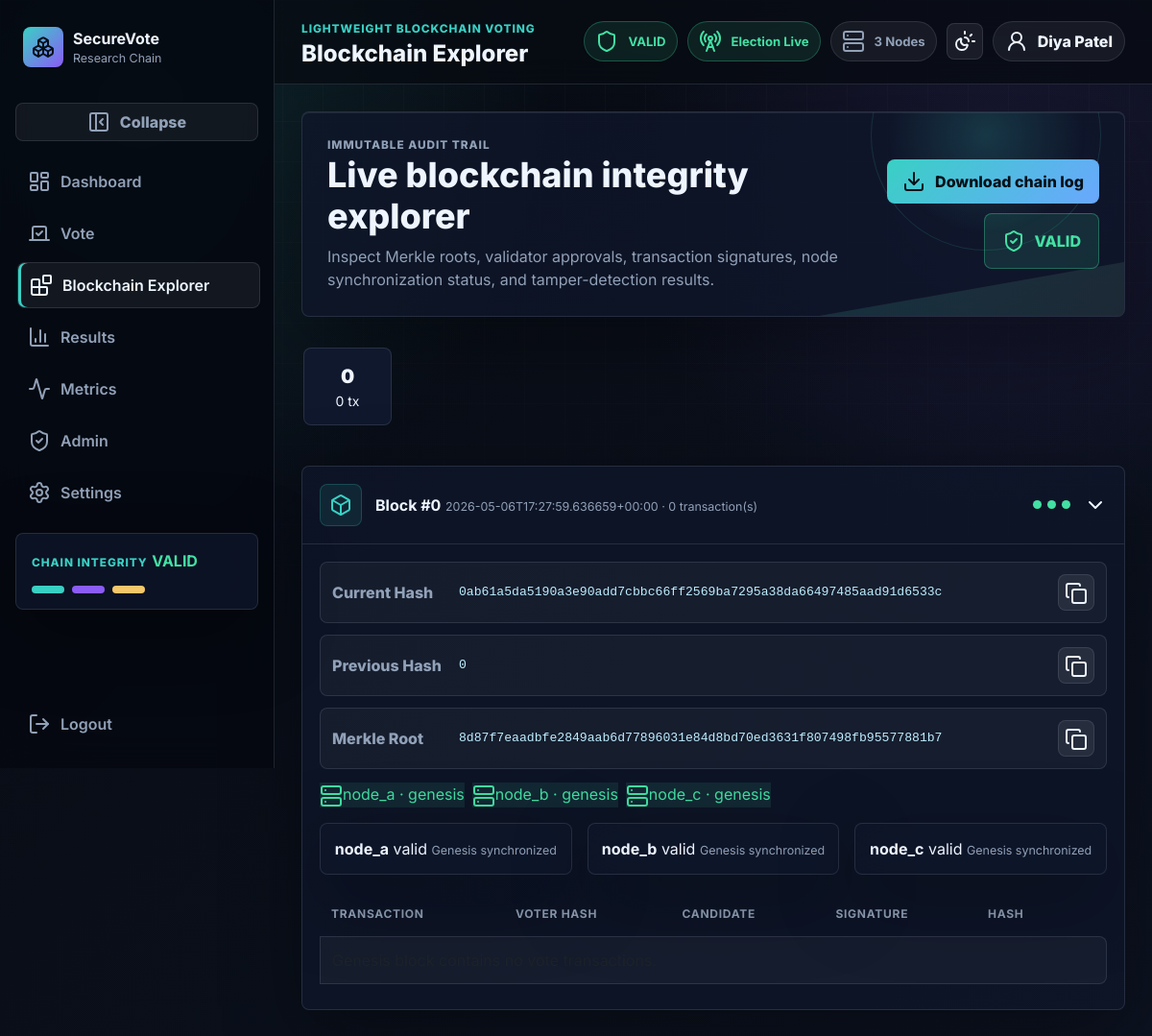
/blockchain (signed in), run on the app's committed database.
### tables this page shows
CREATE TABLE blockchain (
                    id INTEGER PRIMARY KEY AUTOINCREMENT,
                    block_index INTEGER UNIQUE NOT NULL,
                    timestamp TEXT NOT NULL,
                    transactions TEXT NOT NULL,
                    merkle_root TEXT,
                    validator_votes TEXT,
                    node_status TEXT,
                    previous_hash TEXT NOT NULL,
                    nonce INTEGER NOT NULL,
                    current_hash TEXT NOT NULL,
                    creation_time_ms REAL DEFAULT 0,
                    verification_time_ms REAL DEFAULT 0,
                    consensus_time_ms REAL DEFAULT 0
                );

CREATE TABLE node_ledgers (
                    node_name TEXT NOT NULL,
                    block_index INTEGER NOT NULL,
                    block_json TEXT NOT NULL,
                    is_valid INTEGER NOT NULL DEFAULT 1,
                    message TEXT,
                    synced_at TEXT DEFAULT CURRENT_TIMESTAMP,
                    PRIMARY KEY (node_name, block_index)
                );

### app.py (the view)
@app.route("/blockchain")
def blockchain_explorer():
    return render_template("blockchain.html", blocks=voting_chain.get_chain(), health=voting_chain.chain_health())

### app.py (called while the page is built)
@app.context_processor
def inject_shell_context():
    try:
        shell_health = voting_chain.chain_health()
    except Exception:
        shell_health = {"is_valid": False, "status": "CHECK UNAVAILABLE", "nodes": {}, "errors": []}
    return {
        "shell_health": shell_health,
        "shell_election_active": db.is_election_active(),
        "shell_node_count": len(shell_health.get("nodes", {})),
        "shell_user_label": session.get("voter_name") or ("Admin" if session.get("admin") else "Guest"),
    }

### blockchain/block.py (called while the page is built)
def calculate_block_hash(block_data: dict) -> str:
    payload = {
        "index": block_data["index"],
        "timestamp": block_data["timestamp"],
        "transactions": block_data["transactions"],
        "merkle_root": block_data["merkle_root"],
        "validator_votes": block_data.get("validator_votes", {}),
        "node_status": block_data.get("node_status", {}),
        "previous_hash": block_data["previous_hash"],
        "nonce": block_data["nonce"],
    }
    encoded = json.dumps(payload, sort_keys=True, separators=(",", ":")).encode("utf-8")
    return hashlib.sha256(encoded).hexdigest()

### blockchain/blockchain.py (called while the page is built)
    def get_chain(self) -> list[dict]:
        return self.db.get_all_blocks()

    def chain_health(self) -> dict:
        is_valid, errors = validate_chain(self.get_chain())
        return {
            "is_valid": is_valid,
            "status": "VALID" if is_valid else "TAMPER DETECTED",
            "errors": errors,
            "nodes": self.db.get_node_status_summary(),
        }

### blockchain/merkle.py (called while the page is built, shortened)
def build_merkle_root(transaction_hashes: list[str]) -> str:
    if not transaction_hashes:
        return EMPTY_MERKLE_ROOT

### blockchain/validation.py (called while the page is built, shortened)
def verify_block(block: dict, previous_block: dict | None) -> tuple[bool, str]:
    expected_previous_hash = "0" if previous_block is None else previous_block["current_hash"]
    if block["previous_hash"] != expected_previous_hash:
        return False, "Previous hash mismatch."
    expected_merkle_root = build_merkle_root([tx["transaction_hash"] for tx in block["transactions"]])
    if block["merkle_root"] != expected_merkle_root:
        return False, "Merkle root mismatch."
    if calculate_block_hash(block) != block["current_hash"]:
        return False, "Block hash integrity check failed."
    return True, "Block verified successfully."

### database/db.py (called while the page is built)
    def connect(self):
        conn = sqlite3.connect(self.path)
        conn.row_factory = sqlite3.Row
        return conn

### templates/blockchain.html (shortened to what this page needs)
{% extends "base.html" %}
{% block page_title %}Blockchain Explorer{% endblock %}
{% block content %}
<div class="hero-panel explorer-hero">
    <div>
        <p class="eyebrow">Immutable audit trail</p>
        <h2>Live blockchain integrity explorer</h2>
        <p>Inspect Merkle roots, validator approvals, transaction signatures, node synchronization status, and tamper-detection results.</p>
    </div>
    <div class="hero-actions">
        <a class="btn-premium" href="{{ url_for('download_blockchain') }}"><i data-lucide="download"></i> Download chain log</a>
        <span class="status-orb {{ 'valid' if health.is_valid else 'danger' }}">
            <i data-lucide="{{ 'shield-check' if health.is_valid else 'shield-alert' }}"></i>
            {{ health.status }}
        </span>
    </div>
</div>
<section class="chain-visualization" aria-label="Blockchain visualization">
    {% for block in blocks %}
        <button class="chain-node {{ 'genesis' if block.index == 0 else '' }}" data-scroll-target="block-{{ block.index }}">
            <span>{{ block.index }}</span>
            <small>{{ block.transactions|length }} tx</small>
        </button>
    {% endfor %}
</section>
<div class="block-timeline">
{% for block in blocks %}
    <article class="block-card" id="block-{{ block.index }}">
        <button class="block-summary" type="button" data-bs-toggle="collapse" data-bs-target="#blockDetails{{ block.index }}" aria-expanded="{{ 'true' if loop.last else 'false' }}">
            <span class="block-icon"><i data-lucide="{{ 'box' if block.index == 0 else 'boxes' }}"></i></span>
            <span>
                <strong>Block #{{ block.index }}</strong>
                <small>{{ block.timestamp }} · {{ block.transactions|length }} transaction(s)</small>
            </span>
            <span class="validator-mini">
                {% for node, vote in block.validator_votes.items() %}
                    <em class="{{ 'ok' if vote == 'approved' or vote == 'genesis' else 'danger' }}"></em>
                {% endfor %}
            </span>
            <i data-lucide="chevron-down"></i>
        </button>
        <div class="collapse {{ 'show' if loop.last else '' }}" id="blockDetails{{ block.index }}">
            <div class="block-details">
                <div class="hash-grid">
                    <div><span>Current Hash</span><code>{{ block.current_hash }}</code><button class="copy-btn" data-copy="{{ block.current_hash }}"><i data-lucide="copy"></i></button></div>
                    <div><span>Previous Hash</span><code>{{ block.previous_hash }}</code><button class="copy-btn" data-copy="{{ block.previous_hash }}"><i data-lucide="copy"></i></button></div>
                    <div><span>Merkle Root</span><code>{{ block.merkle_root }}</code><button class="copy-btn" data-copy="{{ block.merkle_root }}"><i data-lucide="copy"></i></button></div>
                </div>
                <div class="validator-strip">
                    {% for node, vote in block.validator_votes.items() %}
                        <span class="validator-badge {{ 'ok' if vote == 'approved' or vote == 'genesis' else 'danger' }}"><i data-lucide="server"></i>{{ node }} · {{ vote }}</span>
                    {% endfor %}
                </div>
                <div class="node-grid mt-3">
                    {% for node, status in block.node_status.items() %}
                        <div class="node-card">
                            <strong>{{ node }}</strong>
                            <span>{{ "valid" if status.valid else "invalid" }}</span>
                            <small>{{ status.message }}</small>
                        </div>
                    {% endfor %}
                </div>
                <div class="table-responsive mt-4">
                    <table class="data-table">
                        <thead><tr><th>Transaction</th><th>Voter Hash</th><th>Candidate</th><th>Signature</th><th>Hash</th><th></th></tr></thead>
                        <tbody>
                        {% for tx in block.transactions %}
                            <tr>
                                <td><code>{{ tx.transaction_id[:16] }}...</code></td>
                                <td><code>{{ tx.voter_hash[:18] }}...</code></td>
                                <td>{{ tx.candidate }}</td>
                                <td><code>{{ (tx.signature|default('missing'))[:18] }}...</code></td>
                                <td><code>{{ tx.transaction_hash[:18] }}...</code></td>
                                <td><button class="icon-btn" data-bs-toggle="modal" data-bs-target="#txModal{{ block.index }}{{ loop.index }}"><i data-lucide="scan-search"></i></button></td>
                            </tr>
                        {% else %}
                            <tr><td colspan="6" class="text-muted">Genesis block contains no vote transactions.</td></tr>
                        {% endfor %}
                        </tbody>
                    </table>
                </div>
            </div>
        </div>
    </article>
{% endfor %}
</div>
{% endblock %}

### data on the page
blockchain: index "0", transactions|length "0", timestamp "2026-05-06T17:27:59.636659+00:00", current_hash "0ab61a5da5190a3e90add7cbbc66ff2569ba7295a38da66497485aad91d6533c", previous_hash "0", merkle_root "8d87f7eaadbfe2849aab6d77896031e84d8bd70ed3631f807498fb95577881b7"
node_ledgers: node_name "node_a", vote "genesis", valid "valid", message "Genesis synchronized"
node_ledgers: node_name "node_b", vote "genesis", valid "valid", message "Genesis synchronized"
node_ledgers: node_name "node_c", vote "genesis", valid "valid", message "Genesis synchronized"

### other printed values
{{ shell_health.status }} "VALID"
{{ "Election Live" if shell_election_active else "Election Paused" }} "Election Live"
{{ shell_node_count }} "3"
{{ shell_user_label }} "Diya Patel"
{{ health.status }} "VALID"
